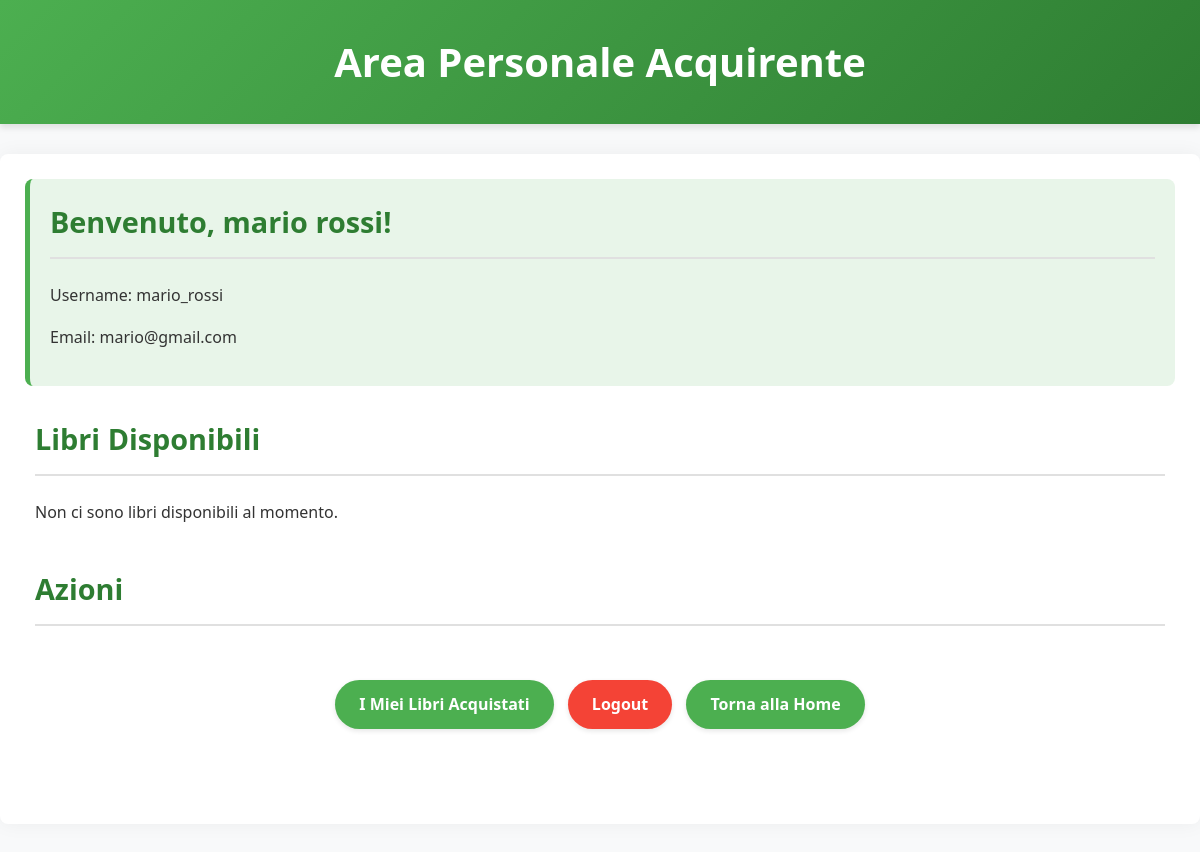
/principale_acquirente/ (signed in), run on the app's committed database.
### Donazioni/models.py (models this page shows, shortened)
class Acquirente(models.Model):
    nome = models.CharField(max_length=100, null=True)
    cognome = models.CharField(max_length=100, null=True)
    username = models.CharField(primary_key=True, max_length=100)
    password = models.CharField(max_length=100, null=True)
    email = models.EmailField(max_length=100, null=True)

### Donazioni/views.py (the view)
# urls.py: path('principale_acquirente/', views.principale_acquirente, name='principale_acquirente'),
def principale_acquirente(request):
    if 'acquirente_username' not in request.session:
        return redirect('login_acquirente')
    acquirente = Acquirente.objects.get(username=request.session['acquirente_username'])
    libri_disponibili = Libro.objects.filter(quantita_disponibili__gt=0)
    return render(request, 'principale_acquirente.html', {'acquirente': acquirente, 'libri': libri_disponibili})

### templates/principale_acquirente.html (shortened to what this page needs)
<!DOCTYPE html>
<html lang="en">
<head>
</head>
<body>
    <div class="header">
        <h1>Area Personale Acquirente</h1>
    </div>
    <div class="container">
        <div class="welcome-message">
            <h2>Benvenuto, {{ acquirente.nome }} {{ acquirente.cognome }}!</h2>
            <p>Username: {{ acquirente.username }}</p>
            <p>Email: {{ acquirente.email }}</p>
        </div>
        <div class="section">
            <h2>Libri Disponibili</h2>
            {% if libri %}
                <table>
                    <thead>
                        <tr>
                            <th>ISBN</th>
                            <th>Titolo</th>
                            <th>Autore</th>
                            <th>Editore</th>
                            <th>Anno</th>
                            <th>Genere</th>
                            <th>Quantità Disponibile</th>
                            <th>Azione</th>
                        </tr>
                    </thead>
                    <tbody>
                        {% for libro in libri %}
                            <tr>
                                <td>{{ libro.ISBN }}</td>
                                <td>{{ libro.titolo }}</td>
                                <td>{{ libro.autore.nome }} {{ libro.autore.cognome }}</td>
                                <td>{{ libro.editore }}</td>
                                <td>{{ libro.anno_pubblicazione }}</td>
                                <td>{{ libro.genere.nome_genere }}</td>
                                <td>{{ libro.quantita_disponibili }}</td>
                                <td>
                                    <form method="post" action="{% url 'acquista_libro' %}">
                                        {% csrf_token %}
                                        <input type="hidden" name="libro_id" value="{{ libro.ISBN }}">
                                        <button type="submit" class="button buy-button">Acquista</button>
                                    </form>
                                </td>
                            </tr>
                        {% endfor %}
                    </tbody>
                </table>
            {% else %}
                <p>Non ci sono libri disponibili al momento.</p>
            {% endif %}
        </div>
        <div class="section">
            <h2>Azioni</h2>
            <div class="actions-container">
                <a href="{% url 'libri_acquistati' %}" class="button">I Miei Libri Acquistati</a>
                <a href="{% url 'logout' %}" class="button logout-button">Logout</a>
                <a href="{% url 'benvenuto' %}" class="button">Torna alla Home</a>
            </div>
        </div>
    </div>
</body>
</html>

### templates/principale_acquirente.html (style rules this page uses)
body { font-family: 'Segoe UI', Tahoma, Geneva, Verdana, sans-serif; margin: 0; padding: 0; background-color: #f8f9fa; color: #333; line-height: 1.6; }
.header { background: linear-gradient(135deg, #4CAF50, #2E7D32); color: white; padding: 30px 20px; text-align: center; box-shadow: 0 4px 6px rgba(0,0,0,0.1); }
.container { max-width: 1200px; margin: 30px auto; padding: 25px; background-color: white; border-radius: 8px; box-shadow: 0 0 20px rgba(0,0,0,0.05); transition: all 0.3s ease; }
.welcome-message { margin-bottom: 30px; padding: 20px; background-color: #e8f5e9; border-radius: 8px; border-left: 5px solid #4CAF50; transition: transform 0.3s ease; }
.section { margin-bottom: 40px; padding: 0 10px; }
h1 { margin: 0; font-size: 2.5em; font-weight: 600; }
h2 { color: #2E7D32; border-bottom: 2px solid #e0e0e0; padding-bottom: 12px; margin-top: 0; font-size: 1.8em; }
.button { display: inline-block; padding: 12px 24px; margin: 10px 5px; background-color: #4CAF50; color: white; text-decoration: none; border: none; border-radius: 50px; font-weight: 600; cursor: pointer; transition: all 0.3s ease; box-shadow: 0 2px 5px rgba(0,0,0,0.1); }
.logout-button { background-color: #f44336; }
.actions-container { text-align: center; padding: 20px 0; }

### data on the page
Acquirente: nome "mario", cognome "rossi", username "mario_rossi", email "mario@gmail.com"
